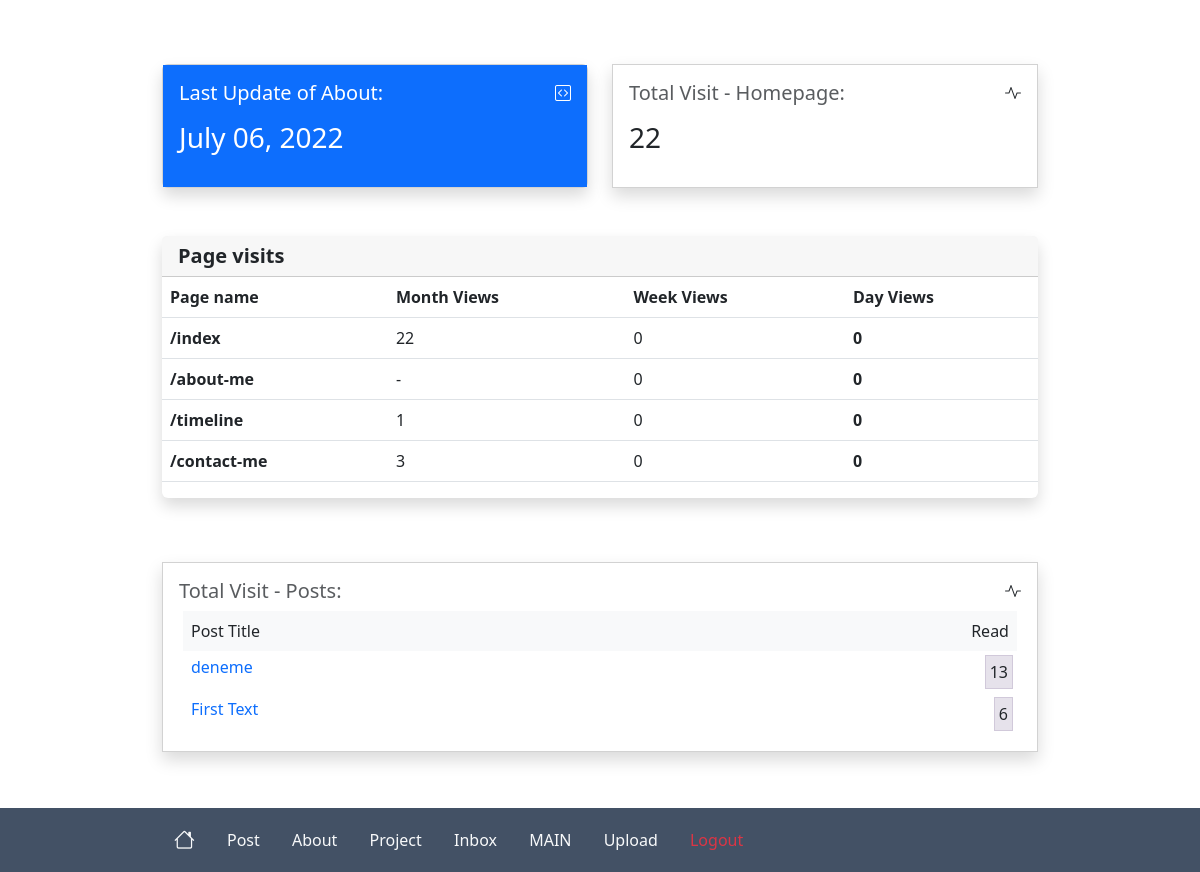
/admin/home (signed in), run on an earlier commit of the app's database.
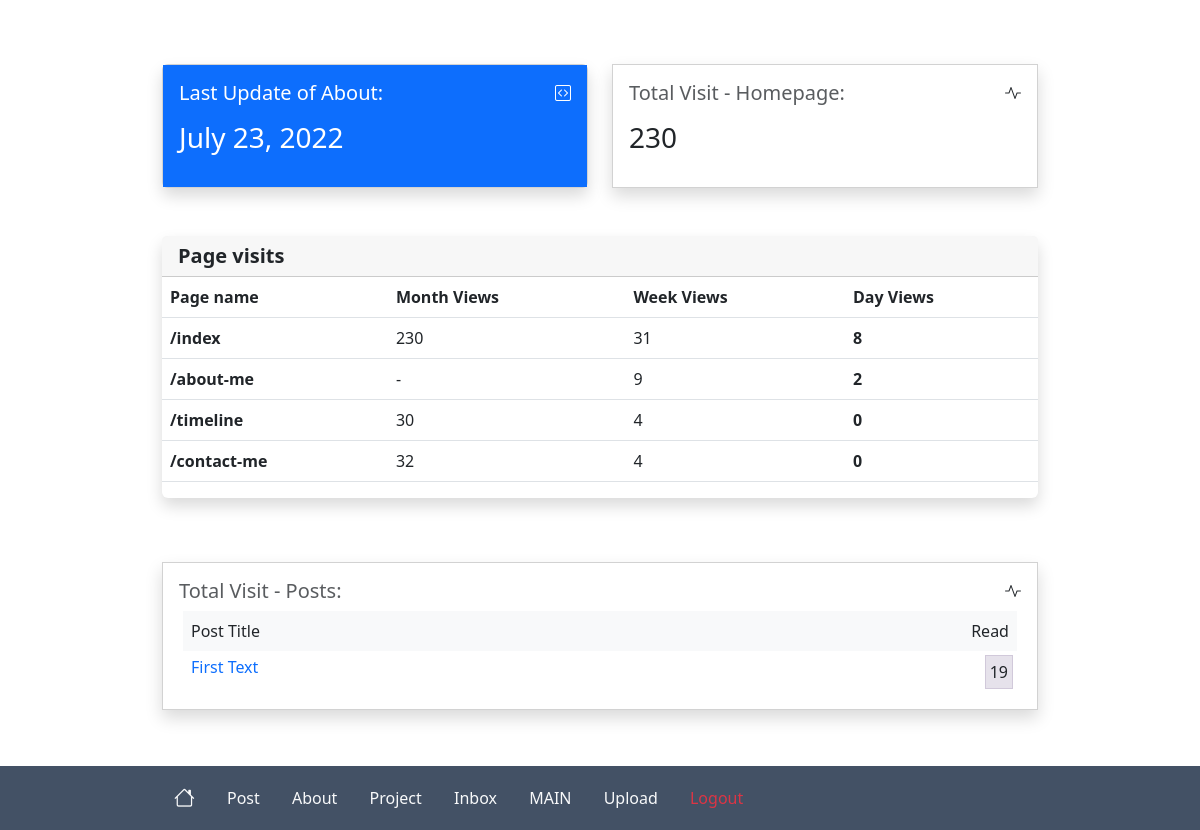
And on a later commit of the database.
### website/models.py (models this page shows)
class About(db.Model):
    id = db.Column(db.Integer, primary_key=True, default=1)
    date_created = db.Column(db.DateTime(timezone=True), default=func.now())
    header = db.Column(db.String, nullable=False, default='a')
    body = db.Column(db.String, nullable=False, default='a')
    profil_photo = db.Column(db.String, nullable=False, default='a')
    p1 = db.Column(db.String, nullable=False, default='a')
    p1_link = db.Column(db.String, nullable=False, default='a')
    p2 = db.Column(db.String, nullable=False, default='a')
    p2_link = db.Column(db.String, nullable=False, default='a')
    p3 = db.Column(db.String, nullable=False, default='a')
    p3_link  = db.Column(db.String, nullable=False, default='a')
    p4 = db.Column(db.String, nullable=False, default='a')
    p4_link = db.Column(db.String, nullable=False, default='a')
    p5 = db.Column(db.String, nullable=False, default='a')
    p5_link = db.Column(db.String, nullable=False, default='a')
    random_facts = db.Column(db.String, nullable=False, default='a')

class Post(db.Model):
    id = db.Column(db.Integer, primary_key=True)
    text = db.Column(db.String, nullable=False, unique=True)
    title = db.Column(db.String, nullable=False, unique=True)
    date_created = db.Column(db.DateTime(timezone=True), default=func.now())
    author = db.Column(db.Integer, db.ForeignKey('user.id', ondelete='CASCADE'), nullable=False)
    likes = db.relationship('Like', backref='post', passive_deletes=True)
    kapak_photo = db.Column(db.String, nullable=False, default="0")
    image = db.Column(db.String, nullable=False, default="0")
    photo = db.Column(db.String, nullable=False, default="0")

### website/views.py (the view)
@views.route("/admin/admin-home")
@views.route("/admin/home")
@login_required
def adminhome_page():
    posts = Post.query.order_by(-Post.id).limit(15).all()
    projects = Project.query.all()
    contacts = Contact.query.all()
    about = About.query.filter_by(id='1').first()
    index_total_visit = Visit.query.filter_by(page='home-page').count()
    index_one_month_visit = Visit.query.filter(Visit.page=='home-page').filter(Visit.visit > date.today() - timedelta(days=30)).count()
    index_one_week_visit = Visit.query.filter(Visit.page=='home-page').filter(Visit.visit > date.today() - timedelta(days=7)).count()
    index_one_day_visit = Visit.query.filter(Visit.page=='home-page').filter(Visit.visit > date.today() - timedelta(days=1)).count()
    about_me_one_week_visit = Visit.query.filter(Visit.page=='about-me').filter(Visit.visit > date.today() - timedelta(days=7)).count()
    about_me_one_day_visit = Visit.query.filter(Visit.page=='about-me').filter(Visit.visit > date.today() - timedelta(days=1)).count()
    timeline_one_month_visit = Visit.query.filter(Visit.page=='timeline').filter(Visit.visit > date.today() - timedelta(days=30)).count()
    timeline_one_week_visit = Visit.query.filter(Visit.page=='timeline').filter(Visit.visit > date.today() - timedelta(days=7)).count()
    timeline_one_day_visit = Visit.query.filter(Visit.page=='timeline').filter(Visit.visit > date.today() - timedelta(days=1)).count()
    contact_one_month_visit = Visit.query.filter(Visit.page=='contact-page').filter(Visit.visit > date.today() - timedelta(days=30)).count()
    contact_one_week_visit = Visit.query.filter(Visit.page=='contact-page').filter(Visit.visit > date.today() - timedelta(days=7)).count()
    contact_one_day_visit = Visit.query.filter(Visit.page=='contact-page').filter(Visit.visit > date.today() - timedelta(days=1)).count()
    like = Like.query.all()
    return render_template('Admin/admin-home.html', index_one_day_visit=index_one_day_visit, index_one_week_visit=index_one_week_visit, index_total_visit=index_total_visit,
    about_me_one_week_visit=about_me_one_week_visit, about_me_one_day_visit=about_me_one_day_visit,
    index_one_month_visit=index_one_month_visit, like=like,
    contact_one_month_visit = contact_one_month_visit, contact_one_day_visit=contact_one_day_visit, contact_one_week_visit=contact_one_week_visit,
    timeline_one_month_visit = timeline_one_month_visit, timeline_one_week_visit=timeline_one_week_visit, timeline_one_day_visit=timeline_one_day_visit,
    user=current_user, posts=posts, about=about, projects=projects, contacts=contacts)

### website/__init__.py (called while the page is built)
def create_app():
    app=Flask(__name__,template_folder='templates/')
    app.config['SECRET_KEY'] = 'gsdhajweu gda baasu'
    app.config['SQLALCHEMY_DATABASE_URI'] = f'sqlite:///{DB_NAME}'
    db.init_app(app)
    from .views import views
    from .auth import auth
    app.register_blueprint(views, url_prefix='/')
    app.register_blueprint(auth, url_prefix='/admin/')
    from .models import User, Post, Like, About, Project, Contact, Visit, Upload
    create_database(app)
    login_manager = LoginManager()
    login_manager.login_view = "auth.sign_in"
    login_manager.init_app(app)
    @login_manager.user_loader
    def load_user(id):
        return User.query.get(int(id))
    return app

### website/templates/Admin/admin-home.html (shortened to what the changed rows need)
{% extends "Admin/admin-base.html" %}  {%block content%}
<div class="row">
  <div class="col-12 col-md-6 mt-3">
    <div class="card widget-flat shadow">
      <div class="card-body bg-primary">
        <div class="float-end">
          <i class="bi bi-code-square text-white"></i>
        </div>
        <h5 class="text-white fw-normal mt-0" title="Growth">
          Last Update of About:
        </h5>
        <h3 class="mt-3 mb-3 text-white">
          {%if about.date_created %} {{ about.date_created.strftime('%B %d, %Y')
          }} {%else%} not updated {%endif%}
        </h3>
      </div>
    </div>
  </div>
  <div class="col-12 col-md-6 mt-3">
    <div class="card widget-flat rounded-0 shadow">
      <div class="card-body">
        <div class="float-end">
          <i class="bi bi-activity"></i>
        </div>
        <h5 class="text-muted fw-normal mt-0" title="Growth">
          Total Visit - Homepage:
        </h5>
        <h3 class="mt-3 mb-3">{{ index_total_visit }}</h3>
      </div>
    </div>
  </div>
  <div class="col-12 mt-5 mb-5">
    <div class="row">
      <div class="col-12">
        <div class="card border-0 shadow">
          <div class="card-header">
            <div class="row align-items-center">
              <div class="col">
                <h2 class="fs-5 fw-bold mb-0">Page visits</h2>
              </div>
            </div>
          </div>
          <div class="table-responsive">
            <table class="table align-items-center table-flush">
              <thead class="thead-light">
                <tr>
                  <th class="border-bottom" scope="col">Page name</th>
                  <th class="border-bottom" scope="col">Month Views</th>
                  <th class="border-bottom" scope="col">Week Views</th>
                  <th class="border-bottom" scope="col">Day Views</th>
                </tr>
              </thead>
              <tbody>
                <tr>
                  <th class="text-gray-900" scope="row">/index</th>
                  <td class="text-gray-500">{{ index_one_month_visit }}</td>
                  <td class="text-gray-500">{{ index_one_week_visit }}</td>
                  <td class="fw-bolder text-gray-500">
                    {{ index_one_day_visit }}
                  </td>
                </tr>
                <tr>
                  <th class="text-gray-900" scope="row">/about-me</th>
                  <td class="text-gray-500">-</td>
                  <td class="text-gray-500">{{ about_me_one_week_visit }}</td>
                  <td class="fw-bolder text-gray-500">
                    {{ about_me_one_day_visit }}
                  </td>
                </tr>
                <tr>
                  <th class="text-gray-900" scope="row">/timeline</th>
                  <td class="text-gray-500">{{timeline_one_month_visit}}</td>
                  <td class="text-gray-500">{{timeline_one_week_visit}}</td>
                  <td class="fw-bolder text-gray-500">
                    {{timeline_one_day_visit}}
                  </td>
                </tr>
                <tr>
                  <th class="text-gray-900" scope="row">/contact-me</th>
                  <td class="text-gray-500">{{contact_one_month_visit}}</td>
                  <td class="text-gray-500">{{contact_one_week_visit}}</td>
                  <td class="fw-bolder text-gray-500">
                    {{contact_one_day_visit}}
                  </td>
                </tr>
              </tbody>
            </table>
          </div>
        </div>
      </div>
    </div>
  </div>
  <div class="col-12 col-md-12 mt-3">
    <div class="card widget-flat rounded-0 shadow">
      <div class="card-body">
        <div class="row px-3">
          {%for post in posts%}
          <div class="col-8 p-1">
            <span class="mt-3 mb-3 writing-heading ps-1">
              <a href="/writing-detail/{{post.id}}" target="_blank" class="link"
                >{{ post.title|truncate(50, True, '..') }}</a
              >
            </span>
          </div>
          <div class="col-4 p-1">
            <div class="d-inline-flex bd-highlight float-end p-1">
              {{post.likes|length}}
            </div>
          </div>
          {%endfor%}
        </div>
      </div>
    </div>
  </div>
</div>
{% endblock %}

What changed in the data, as far as the page shows it:
removed Post: title "deneme", likes|length "13"
changed About: date_created "July 06, 2022" → "July 23, 2022"
changed Post "First Text": likes|length "6" → "19"
Also different on the page:
{{ index_total_visit }}: "22" → "230"
{{ index_one_month_visit }}: "22" → "230"
{{ index_one_week_visit }}: "0" → "31"
{{ index_one_day_visit }}: "0" → "8"
{{ about_me_one_week_visit }}: "0" → "9"
{{ about_me_one_day_visit }}: "0" → "2"
{{ timeline_one_month_visit }}: "1" → "30"
{{ timeline_one_week_visit }}: "0" → "4"
{{ contact_one_month_visit }}: "3" → "32"
{{ contact_one_week_visit }}: "0" → "4"
